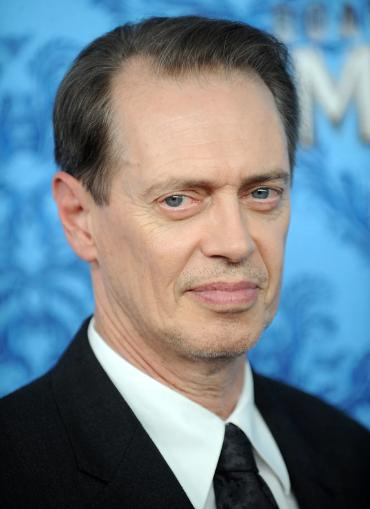
#> input picture buscemi.png, 370 x 509 px, found by its file name
$ python lab1.py
#> lines starting #> are read from the running program, lines starting #| are printed output that depends on the picture
import cv2 as cv
import numpy as np
from matplotlib import pyplot as plt

fp = "C:/Users/admin/Desktop/ITMO/Image_Processing/"
img = cv.imread(fp+ "buscemi.png", cv.IMREAD_GRAYSCALE)
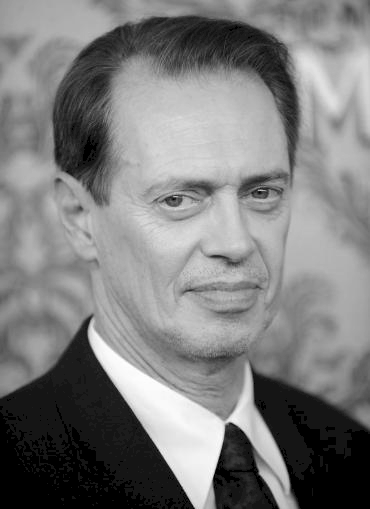
#> img: shape (509, 370); min 0, max 255, mean 125.3
assert img is not None, "file could not be read, check with os.path.exists()"
#img[100,100] = [255,255,255]
cv.imshow("Steve Buscemi",img)
N = 256
histr = cv.calcHist([img],None,None,[N],[0,N])
#> histr = 256 values, max 15245 at index 21, min 0 at index 1, mean 735.7

plt.figure('hist')
plt.plot(histr)
plt.xlim([0,N])

equ = cv.equalizeHist(img)
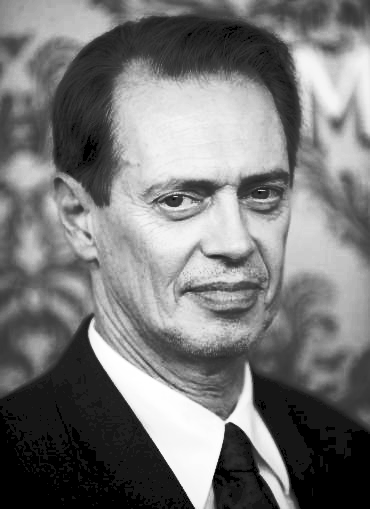
#> equ: shape (509, 370); min 0, max 255, mean 120.2
res = np.hstack((img,equ)) #stacking images side-by-side
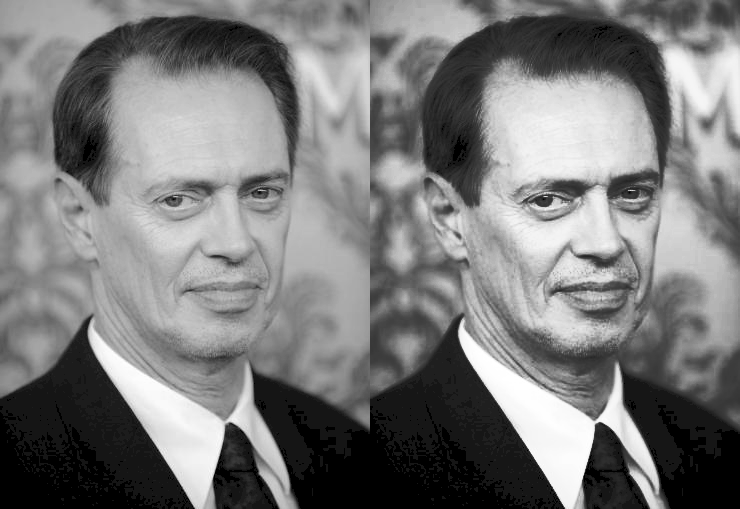
#> res: shape (509, 740); min 0, max 255, mean 122.8
hist_equ = cv.calcHist([equ],None,None,[N],[0,N])
#> hist_equ = 256 values, max 15362 at index 22, min 0 at index 1, mean 735.7

plt.figure('hist equ')
plt.plot(hist_equ)
plt.xlim([0,N])


cv.imwrite(fp+'res.png',res)
cv.imshow("Steve Buscemi NEW",res)

cv.waitKey(0)
cv.destroyAllWindows()
plt.show()
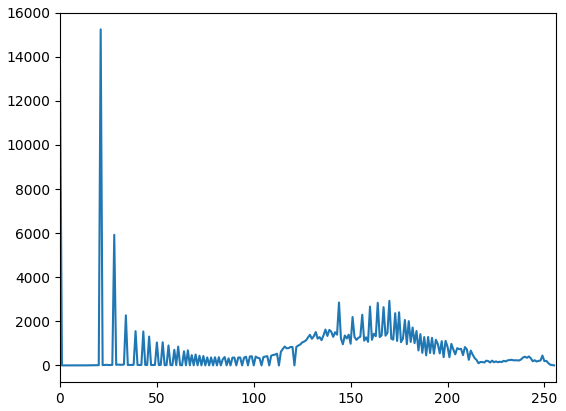
#> figure drawn by matplotlib, 1 panel; curve peaks at x = 21, y = 15245
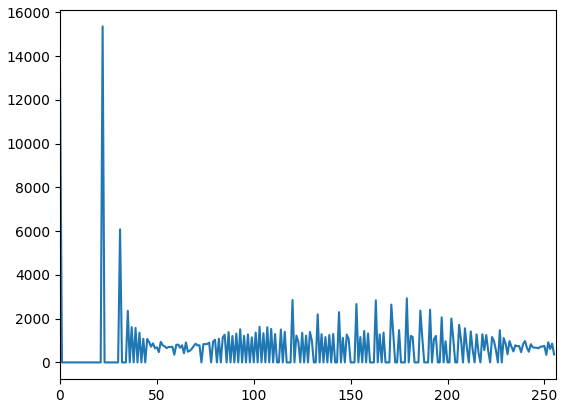
#> figure drawn by matplotlib, 1 panel; curve peaks at x = 22, y = 15362
